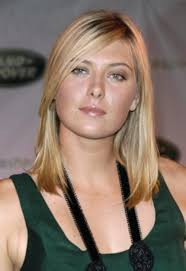
#> input picture Model/test_images/image_24.jpeg, 186 x 271 px, found by its file name
$ jupyter execute --allow-errors Untitled-Copy1.ipynb   (shell and % lines are left out)
#> lines starting #> are read from the running program, lines starting #| are printed output that depends on the picture; after the words box and inside, x2 and y2 are one past the last pixel; in counts of white or black regions, pixels touching at a corner belong together
[cell 1]
import numpy as np
import cv2
import matplotlib.pyplot as plt

[cell 2]
img = cv2.imread('C:/Users/Admin/Code/CelebrityFaceDetection/Model/test_images/image_24.jpeg')
#> img is the input picture: shape (271, 186, 3); mean B, G, R 102.9, 115.4, 132.8
img.shape
#> Out = (271, 186, 3)

[cell 3]
print(cv2.__version__)

[cell 4]
plt.imshow(img)

[cell 5]
gray = cv2.cvtColor(img, cv2.COLOR_BGR2GRAY)
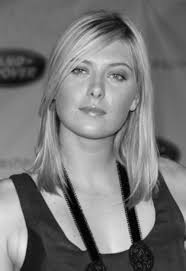
#> gray: shape (271, 186); min 0, max 234, mean 119.2
gray.shape
#> Out = (271, 186)

[cell 6]
plt.imshow(gray, cmap='gray')

[cell 7]
face_cascade = cv2.CascadeClassifier('C:/Users/Admin/Code/CelebrityFaceDetection/Model/opencv/haarcascades/haarcascade_frontalface_default.xml')
eye_cascade = cv2.CascadeClassifier('C:/Users/Admin/Code/CelebrityFaceDetection/Model/opencv/haarcascades/haarcascade_eye.xml')

faces = face_cascade.detectMultiScale(gray,1.3,5)
#> faces = [[46, 35, 101, 101]]
faces
#> Out = [[46, 35, 101, 101]]

[cell 8]
(x,y,w,h) = faces[0]
#> x = 46; y = 35; w = 101; h = 101
x,y,w,h
#> Out = (46, 35, 101, 101)

[cell 9]
face_img = cv2.rectangle(img,(x,y),(x+w,y+h),(255,0,0),2)
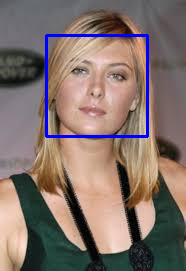
#> face_img: shape (271, 186, 3); mean B, G, R 106.6, 112.4, 129.2
plt.imshow(face_img)

[cell 10]
cv2.destroyAllWindows()
for (x,y,w,h) in faces:
    face_img = cv2.rectangle(img,(x,y),(x+w,y+h),(255,0,0),2)
    roi_gray = gray[y:y+h, x:x+w]
    roi_color = face_img[y:y+h, x:x+w]
    eyes = eye_cascade.detectMultiScale(roi_gray)
    for (ex,ey,ew,eh) in eyes:
        cv2.rectangle(roi_color,(ex,ey),(ex+ew,ey+eh),(0,255,0),2)
#> this loop made 1 pass
#> (x, y, w, h, eyes) on pass 1: (46, 35, 101, 101, [[58, 27, 29, 29], [20, 25, 24, 24]])
#> pass 1, `roi_gray = gray[y:y+h, x:x+w]`:
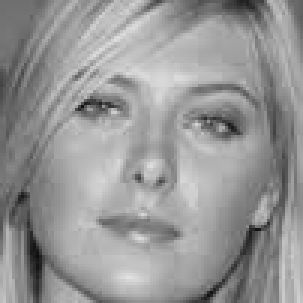
#> roi_gray: shape (101, 101) (shown 3 times larger); min 13, max 227, mean 150.3
#> after the loop:
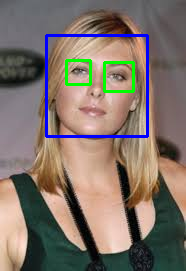
#> img: shape (271, 186, 3); 1.25% of pixels changed, all inside (x1, y1, x2, y2) = (65, 59, 135, 93)
#> after the loop:
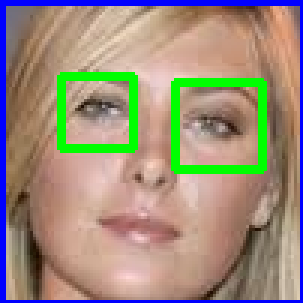
#> roi_color: shape (101, 101, 3) (shown 3 times larger); mean B, G, R 124, 141.3, 155.6

plt.figure()
plt.imshow(face_img, cmap='gray')
plt.show()

[cell 11]
plt.imshow(roi_color, cmap='gray')

[cell 12]
def get_cropped_image_if_2_eyes(image_path):
    img = cv2.imread(image_path)
    gray = cv2.cvtColor(img, cv2.COLOR_BGR2GRAY)
    faces = face_cascade.detectMultiScale(gray, 1.3, 5)
#> faces = [[46, 35, 101, 101]]
    for (x,y,w,h) in faces:
        roi_gray = gray[y:y+h, x:x+w]
        roi_color = img[y:y+h, x:x+w]
        eyes = eye_cascade.detectMultiScale(roi_gray)
        if len(eyes)>=2 :
            return roi_color
#> this loop made 1 pass
#> pass 1, in get_cropped_image_if_2_eyes, `roi_color = img[y:y+h, x:x+w]`:
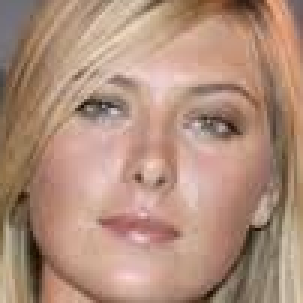
#> roi_color: shape (101, 101, 3) (shown 3 times larger); mean B, G, R 123.6, 142.4, 176.1
#> call 2 of get_cropped_image_if_2_eyes, with image_path = './Dataset/alison_brie/image_118.jpg'
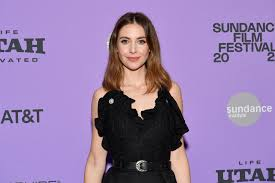
#> input picture Model/Dataset/alison_brie/image_118.jpg, 275 x 183 px
#> in get_cropped_image_if_2_eyes, img is the input picture: shape (183, 275, 3); mean B, G, R 170.5, 124.9, 149.5
#> in get_cropped_image_if_2_eyes (call 2), `gray = cv2.cvtColor(img, cv2.COLOR_BGR2GRAY)`:
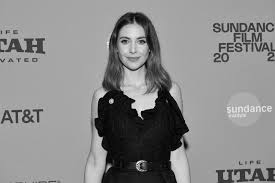
#> gray: shape (183, 275); min 0, max 255, mean 137.4
#> in get_cropped_image_if_2_eyes (call 2), `faces = face_cascade.detectMultiScale(gray, 1.3, 5)`: faces = [[110, 24, 45, 45]]
#> the loop in get_cropped_image_if_2_eyes (call 2), `for (x,y,w,h) in faces:` made 1 pass

[cell 13]
original_image = cv2.imread('C:/Users/Admin/Code/CelebrityFaceDetection/Model/test_images/image_24.jpeg')
plt.imshow(original_image)

[cell 14]
cropped_image = get_cropped_image_if_2_eyes('C:/Users/Admin/Code/CelebrityFaceDetection/Model/test_images/image_24.jpeg')
plt.imshow(cropped_image)

[cell 15]
path_to_data="./Dataset/"
path_to_cr_data = "./Dataset/cropped/"

[cell 16]
import os
img_dirs = []
for entry in os.scandir(path_to_data):
    if entry.is_dir():
        img_dirs.append(entry.path)

[cell 17]
img_dirs

[cell 18]
import shutil
if os.path.exists(path_to_cr_data):
    shutil.rmtree(path_to_cr_data)
os.mkdir(path_to_cr_data)

[cell 19]
cropped_img_dirs = []
celebrity_file_names_dict = {}

for img_dir in img_dirs:
    count = 1
    celebrity_name = img_dir.split('/')[-1]
    celebrity_file_names_dict[celebrity_name] = []
    print(celebrity_name)

    for entry in os.scandir(img_dir):
        roi_color = get_cropped_image_if_2_eyes(entry.path)
        if roi_color is not None:
            cropped_folder = path_to_cr_data + celebrity_name
            if not os.path.exists(cropped_folder):
                os.makedirs(cropped_folder)
                print("Generating cropped images in folder: ", cropped_folder)

            cropped_file_name = celebrity_name + str(count) + ".png"
            cropped_file_path = cropped_folder + "/" + cropped_file_name
            cv2.imwrite(cropped_file_path, roi_color)
            celebrity_file_names_dict[celebrity_name].append(cropped_file_path)
            count += 1

[cell 20]
import numpy as np
import pywt
import cv2

def w2d(img, mode='haar', level=1):
#> called with mode = 'db1', level = 5
    imArray = img
    #Datatype conversions
    #convert to grayscale
    imArray = cv2.cvtColor( imArray,cv2.COLOR_RGB2GRAY )
    #convert to float
    imArray =  np.float32(imArray)
    imArray /= 255;
    # compute coefficients
    coeffs=pywt.wavedec2(imArray, mode, level=level)

    #Process Coefficients
    coeffs_H=list(coeffs)
    coeffs_H[0] *= 0;

    # reconstruction
    imArray_H=pywt.waverec2(coeffs_H, mode);
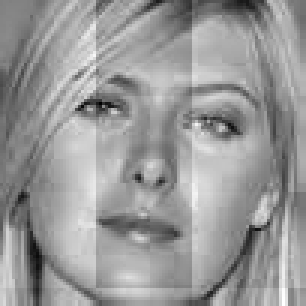
#> imArray_H: shape (102, 102) float32 (shown 3 times larger); min -0.5, max 0.334, mean 0.000289; drawn with min black and max white
    imArray_H *= 255;
    imArray_H =  np.uint8(imArray_H)
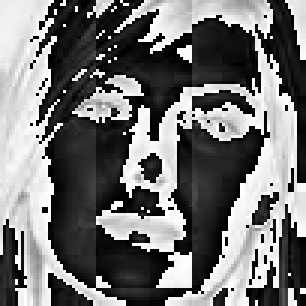
#> imArray_H: shape (102, 102) (shown 3 times larger); min 0, max 255, mean 115

    return imArray_H

[cell 21]
cropped_img = get_cropped_image_if_2_eyes('C:/Users/Admin/Code/CelebrityFaceDetection/Model/test_images/image_24.jpeg')
cropped_img.shape
im_har = w2d(cropped_img,'db1',5)
plt.imshow(im_har, cmap='gray')

[cell 22]
celebrity_file_names_dict

[cell 23]
class_dict = {}
count = 0
for celebrity_name in celebrity_file_names_dict.keys():
    class_dict[celebrity_name] = count
    count = count + 1
class_dict
